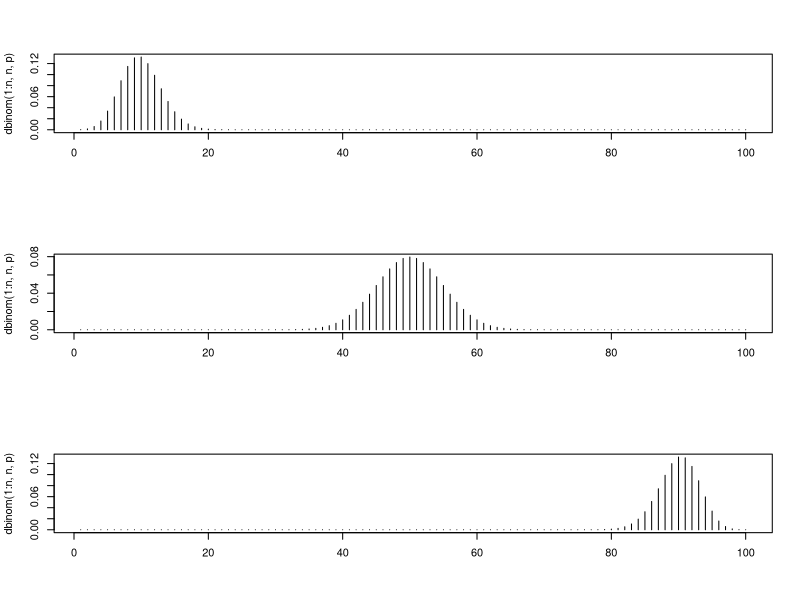
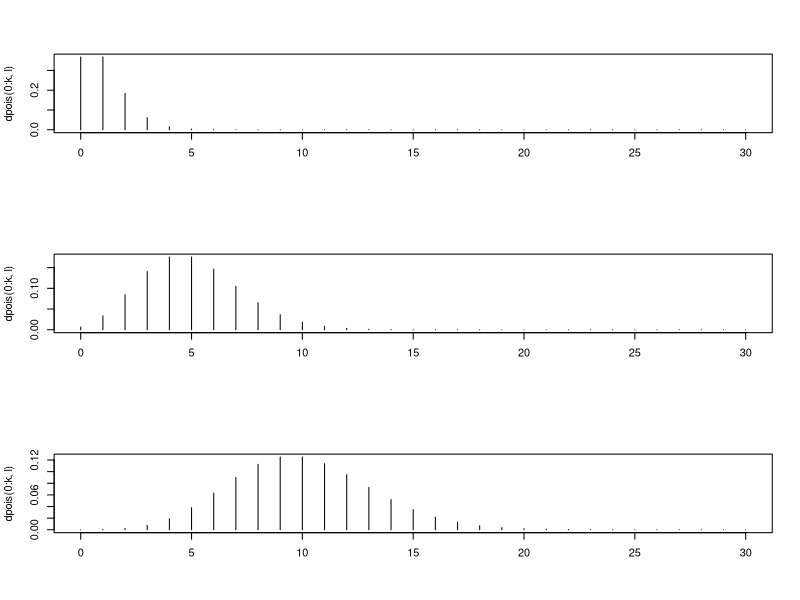
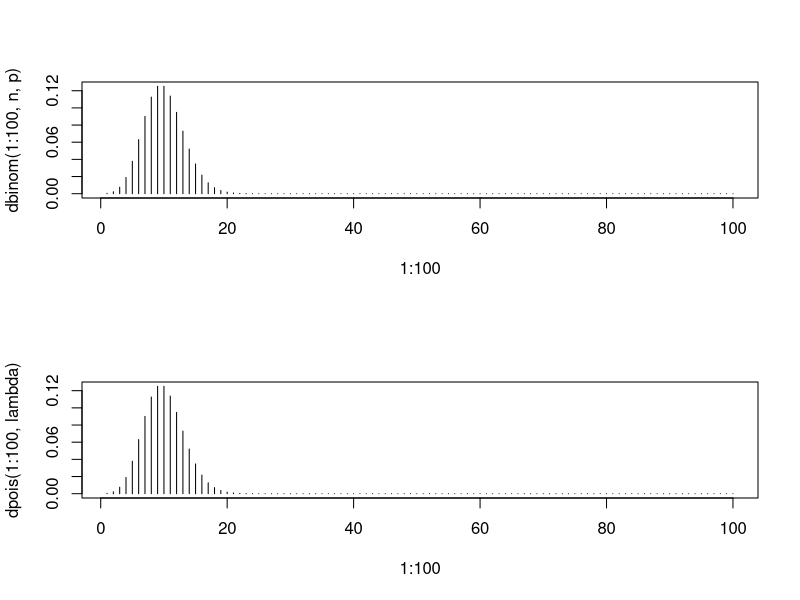
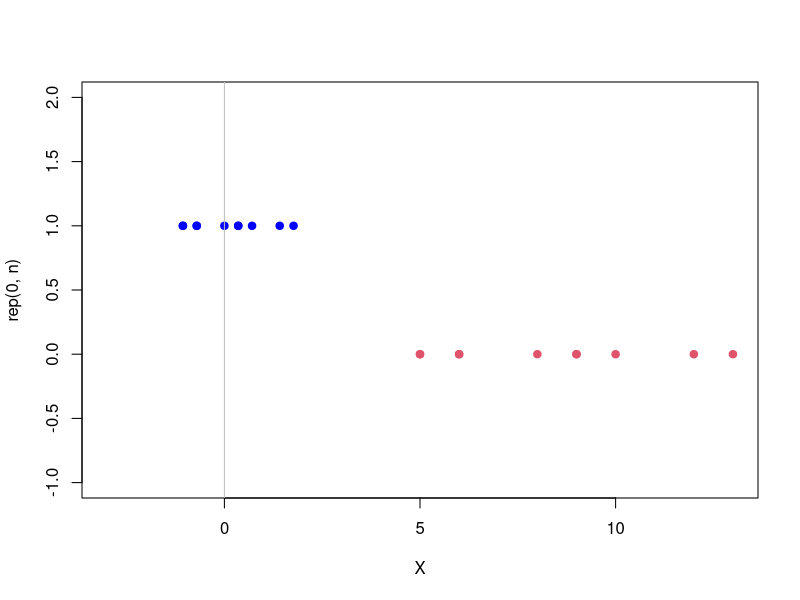

Write the R code that produced these figures, in order. (Note: this script raises an error after producing the figures.)
##============================
#Rozklady dyskretne w R
#============================

#------------------- Obliczanie wartosci prawd. dystrybuanty
#Wartosci prawdopodobienstwa P(X=x), i dystrybuanty F(x) obliczamy funkcja rozpoczynajaca sie odpowiednio od 
# "d" (density)  
# "p" (probability)
# i dalej skrotu nazwy rozkladu, dla przykladu

#dbinom(x,n,p) --  oblicza P(N=x), N zmienna o rozkladzie Beroulliego/dwumianowym B(n,p)
#dpois(x,lambda) -- oblicza P(N=x), N zmienna o rozkladzie Poissona P(lambda)

#pbinom(x,n,p) --  oblicza F(x)=P(N<=x), N zmienna o rozkladzie Beroulliego/dwumianowym B(n,p)
#ppois(x,lambda) -- oblicza F(x)=P(N<=x), N zmienna o rozkladzie Poissona P(lambda)

#---------------------- Generowanie z rozkladu
#Probe o licznosci k z danego rozkladu generujemy funkcja rozpoczynajaca się literka 'r'
#i dalej   nazwa rozkladu, dla przykladu

#rbinom(k,n,p) --  generuje probe licznosci k z rozkladu B(n,p)
#rpois(k,lambda) --  generuje probe licznosci k z rozkladu  Poissona P(lambda)


#Aby dowiedzieć się więcej o kazdej funkcji napisz w konsoli '?' i po tym bez spacji nazwe funkcji np. 
#?dbinom, ?pbinom, ?rbinom


#=======================================================
#Rozklad dwumianowy i Poisona. Zbieżność Binom. do Pois.
#=======================================================
#Przyklad0
#==========
#a) Prawdopodobienstwo, ze w 60 rzutach moneta symetryczna wypadnie dokładnie 30(35) orlow.
#Oznaczmy X - liczba orlow w n rzutach moneta symetryczna, 
#X ma rozklad B(n,p)=B(60,0.5) 
#P(X=10)=?

dbinom(30,60,0.5); dbinom(35,60,0.5); dbinom(c(30,35),60,0.5) 

#b) Zalozmy, ze zmienna losowa X o rozkladzie Poissona z parametrem  lambda=30
#jest dobrym modelem dla liczby wypadkow w roku - w miejscowosci A.
#Wtedy prawdopodobienstwo, ze bedzie dokladnie 10(30) wypadkow wynosi

dpois(10,lambda=30); dpois(30,lambda=35)

#Przyklad 1. (rozklad dwumianowy/Bernoulliego)
#===========
#Wykres P(N=k) dla k=1,2,..., 100 dla rozkladu B(n=100,p)
#dla roznych p: p=0.1, 0.5, 0.9

#Mozesz myslec jako o prawdopodobienstwie wypadniecia k orlow 
#w  n=100 rzutach moneta, gdzie pr. wypadniecia orla w jednym rzucie wynosi p
n=100
par(mfrow = c(3, 1))  #ustawienia dla okna wykresow

for(p in c(0.1,0.5,0.9)) {
  
  plot(1:n,dbinom(1:n,n,p),
       type='h', xlab=NA)
}

#Przyklad 2.  (rozklad Poissona)
#==========
#Wykres prawdopodob P(N=k) dla k=1,2,..., 30 dla rozkladu Poissona  P(lambda)
#dla roznych lambda: lambda=1,5,10
par(mfrow = c(3, 1))

Lambda <- c(1,5,10)
k=30

for(l in Lambda) {
  
  plot(0:k,dpois(0:k,l),
       type='h',xlab=NA)
}

#Przyklad 3. (zbieznosc Binom. do Pois.) 
#===========
#W portfelu polis mamy 10 000 samochodow. 
#Srednio 1 na 1000 ulega w ciągu roku wypadkowi (p=1/1000)
#Liczbe wypadkow z portfela modelujemy rozkladem B(10000,1/1000),
# który aproksymujemy rozkladem Poissona
# z parametrem lambda=np=10000*(1/1000)=10 

n=10000; p=0.001
lambda <- n*p

par(mfrow = c(2,1))
plot(1:100,dbinom(1:100,n,p),type='h')
plot(1:100,dpois(1:100,lambda),type='h')

#=======================
#Standaryzacja rozkladu
#======================

#Przyklad 4. (zmienna standaryzowana)
#===========
#generujemy n liczb z rozkladu Poissona, EX=VaRX=lambda
n <- 10
lambda <- 8

set.seed(5)
X=rpois(n,lambda)    
Y=(X-lambda)/sqrt(lambda) #standaryzacja

par(mfrow = c(1, 1))
plot(X,rep(0,n), xlim=c(-3,max(X)), ylim=c(-1,2),col=2,pch=19)
points(Y,rep(1,n),col='blue',pch=19)
abline(v=0,col='gray')

n <- 100; p <- 0.5
dbinom(50,n,p)
lambda <- 50
dpois(50, lambda = lambda)

dbinom(c(10,30,50,70), 100, 0.5)
dpois(10, lambda = lambda); dpois(30, lambda = lambda); dpois(50, lambda = lambda); dpois(70, lambda = lambda)


n <- c(0:30)
bi <- dbinom(n, 100, 0.5)
po <- dpois(c, lambda)

data.frame(
  X = bi,
  Y = po
)

x <- 2300/9
y <- 1/9
z <- 4/9
(-100-x)^2*y + (100-x)^2*z + (500-x)^2*z

dbinom(25,100, 1/4)
dpois(25, 25)
dbinom(c(10,30,50,70), 100, 1/4)
dpois(c(10,30,50,70), 25)
for (i in c(1:30)) {
  x <- dbinom(i,100,1/4)
  print(x)
}
for (i in c(1:30)) {
  x <- dpois(i, 25)
  print(x)
}

set_A <- c(10, 30, 50, 70)
set_B <- seq(1, 30, by = 1)
set_C <- seq(30, Inf, by = 1)
# Parametry rozkładu dwumianowego
n <- 100
p <- 1/4

# Parametr rozkładu Poissona
lambda <- 25

# Wartość, dla której obliczamy prawdopodobieństwo
x_value <- 25

prob_A_X <- dbinom(set_A, size = n, prob = p)
prob_A_X
prob_A_Y <- sum(dpois(set_A, lambda = lambda))
prob_A_Y
prob_B_X <- dbinom(set_B,n, p)

function(x) 1
?Uniform
?dunif()
?dexp()
integrate(function(x) dexp(3), 4, Inf)
pexp(4, rate = 3)
# Define the density function
f <- function(x) {3 * exp(-3 * x)}

# Calculate P(X >= 4)
p_x_geq_4 <- integrate(f, 4, Inf)$value
?pnorm()
pnorm(1, mean = 0, sd = 1)
pnorm(-1)
pnorm(3)-pnorm(-1)
pnorm(5)-pnorm(-3)
pnorm(7)-pnorm(-5)
integrate(function(x) 1/6*(3*x-1), 2,8)
(2*integrate(function(x) x^3, 2,8)$value + 6) / 6
8^3
